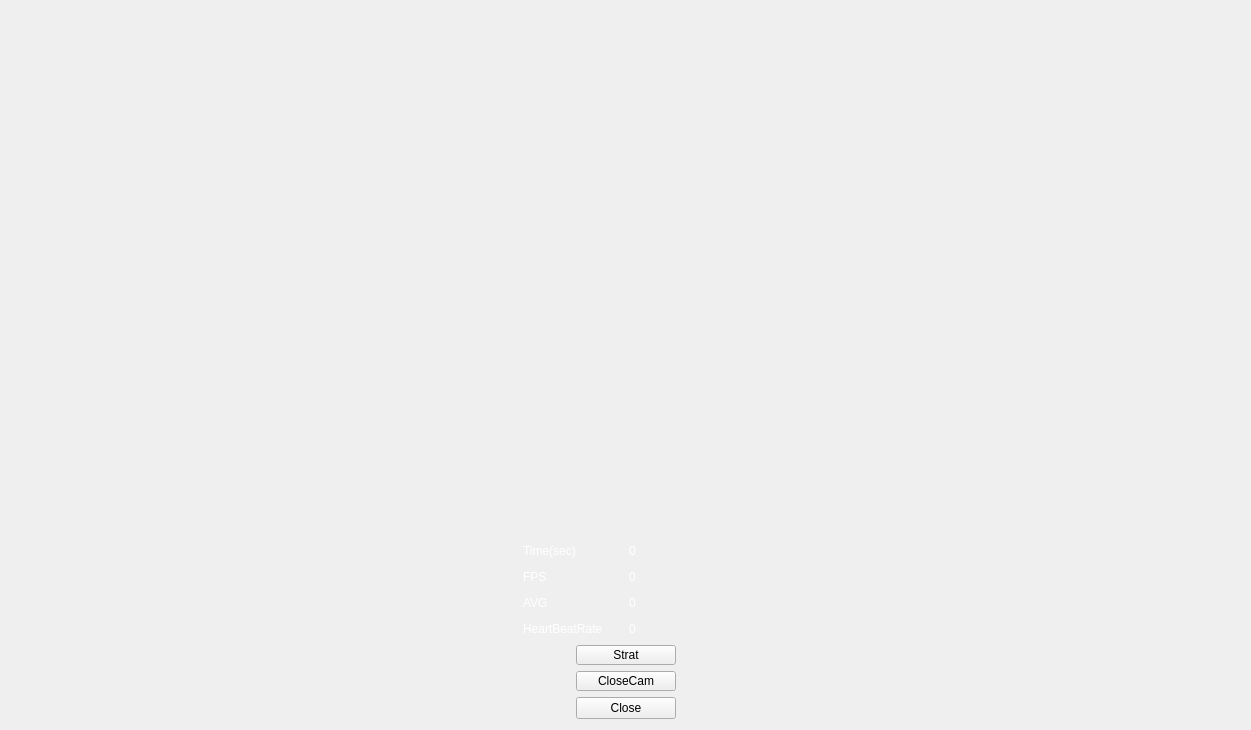
<?xml version="1.0" encoding="UTF-8"?>
<ui version="4.0">
 <class>mainThread</class>
 <widget class="QWidget" name="mainThread">
  <property name="geometry">
   <rect>
    <x>0</x>
    <y>0</y>
    <width>1251</width>
    <height>730</height>
   </rect>
  </property>
  <property name="windowTitle">
   <string>mainThread</string>
  </property>
  <layout class="QGridLayout" name="gridLayout_8">
   <item row="1" column="0">
    <layout class="QGridLayout" name="gridLayout_23">
     <item row="3" column="1">
      <widget class="QPushButton" name="Close">
       <property name="sizePolicy">
        <sizepolicy hsizetype="Fixed" vsizetype="Fixed">
         <horstretch>0</horstretch>
         <verstretch>0</verstretch>
        </sizepolicy>
       </property>
       <property name="minimumSize">
        <size>
         <width>100</width>
         <height>20</height>
        </size>
       </property>
       <property name="maximumSize">
        <size>
         <width>100</width>
         <height>16777215</height>
        </size>
       </property>
       <property name="styleSheet">
        <string notr="true">font: 75 12pt &quot;Agency FB&quot;;</string>
       </property>
       <property name="text">
        <string>Close</string>
       </property>
      </widget>
     </item>
     <item row="0" column="0" colspan="3">
      <layout class="QGridLayout" name="gridLayout_24">
       <item row="1" column="1">
        <widget class="QLabel" name="FPSL">
         <property name="sizePolicy">
          <sizepolicy hsizetype="Fixed" vsizetype="Fixed">
           <horstretch>0</horstretch>
           <verstretch>0</verstretch>
          </sizepolicy>
         </property>
         <property name="minimumSize">
          <size>
           <width>100</width>
           <height>20</height>
          </size>
         </property>
         <property name="maximumSize">
          <size>
           <width>100</width>
           <height>20</height>
          </size>
         </property>
         <property name="styleSheet">
          <string notr="true">color: rgb(255, 255, 255);
font: 75 12pt &quot;Agency FB&quot;;
font: 12pt &quot;Agency FB&quot;;</string>
         </property>
         <property name="text">
          <string>FPS</string>
         </property>
        </widget>
       </item>
       <item row="1" column="2">
        <widget class="QLabel" name="fps">
         <property name="sizePolicy">
          <sizepolicy hsizetype="Fixed" vsizetype="Fixed">
           <horstretch>0</horstretch>
           <verstretch>0</verstretch>
          </sizepolicy>
         </property>
         <property name="minimumSize">
          <size>
           <width>100</width>
           <height>20</height>
          </size>
         </property>
         <property name="maximumSize">
          <size>
           <width>100</width>
           <height>20</height>
          </size>
         </property>
         <property name="styleSheet">
          <string notr="true">color: rgb(255, 255, 255);
font: 75 12pt &quot;Agency FB&quot;;
font: 12pt &quot;Agency FB&quot;;</string>
         </property>
         <property name="text">
          <string>0</string>
         </property>
        </widget>
       </item>
       <item row="2" column="2">
        <widget class="QLabel" name="avg">
         <property name="sizePolicy">
          <sizepolicy hsizetype="Fixed" vsizetype="Fixed">
           <horstretch>0</horstretch>
           <verstretch>0</verstretch>
          </sizepolicy>
         </property>
         <property name="minimumSize">
          <size>
           <width>100</width>
           <height>20</height>
          </size>
         </property>
         <property name="maximumSize">
          <size>
           <width>100</width>
           <height>20</height>
          </size>
         </property>
         <property name="styleSheet">
          <string notr="true">color: rgb(255, 255, 255);
font: 75 12pt &quot;Agency FB&quot;;
font: 75 9pt &quot;Agency FB&quot;;
font: 12pt &quot;Agency FB&quot;;</string>
         </property>
         <property name="text">
          <string>0</string>
         </property>
        </widget>
       </item>
       <item row="1" column="3">
        <spacer name="horizontalSpacer_4">
         <property name="orientation">
          <enum>Qt::Horizontal</enum>
         </property>
         <property name="sizeHint" stdset="0">
          <size>
           <width>40</width>
           <height>20</height>
          </size>
         </property>
        </spacer>
       </item>
       <item row="1" column="0">
        <spacer name="horizontalSpacer_3">
         <property name="orientation">
          <enum>Qt::Horizontal</enum>
         </property>
         <property name="sizeHint" stdset="0">
          <size>
           <width>40</width>
           <height>20</height>
          </size>
         </property>
        </spacer>
       </item>
       <item row="0" column="2">
        <widget class="QLabel" name="Sec">
         <property name="sizePolicy">
          <sizepolicy hsizetype="Fixed" vsizetype="Fixed">
           <horstretch>0</horstretch>
           <verstretch>0</verstretch>
          </sizepolicy>
         </property>
         <property name="minimumSize">
          <size>
           <width>100</width>
           <height>20</height>
          </size>
         </property>
         <property name="maximumSize">
          <size>
           <width>100</width>
           <height>20</height>
          </size>
         </property>
         <property name="styleSheet">
          <string notr="true">color: rgb(255, 255, 255);
font: 75 12pt &quot;Agency FB&quot;;
font: 12pt &quot;Agency FB&quot;;</string>
         </property>
         <property name="text">
          <string>0</string>
         </property>
        </widget>
       </item>
       <item row="0" column="1">
        <widget class="QLabel" name="label_5">
         <property name="sizePolicy">
          <sizepolicy hsizetype="Fixed" vsizetype="Fixed">
           <horstretch>0</horstretch>
           <verstretch>0</verstretch>
          </sizepolicy>
         </property>
         <property name="minimumSize">
          <size>
           <width>100</width>
           <height>20</height>
          </size>
         </property>
         <property name="maximumSize">
          <size>
           <width>100</width>
           <height>20</height>
          </size>
         </property>
         <property name="styleSheet">
          <string notr="true">color: rgb(255, 255, 255);
font: 75 12pt &quot;Agency FB&quot;;
font: 12pt &quot;Agency FB&quot;;</string>
         </property>
         <property name="text">
          <string>Time(sec)</string>
         </property>
        </widget>
       </item>
       <item row="2" column="1">
        <widget class="QLabel" name="label_3">
         <property name="sizePolicy">
          <sizepolicy hsizetype="Fixed" vsizetype="Fixed">
           <horstretch>0</horstretch>
           <verstretch>0</verstretch>
          </sizepolicy>
         </property>
         <property name="minimumSize">
          <size>
           <width>100</width>
           <height>20</height>
          </size>
         </property>
         <property name="maximumSize">
          <size>
           <width>100</width>
           <height>20</height>
          </size>
         </property>
         <property name="styleSheet">
          <string notr="true">color: rgb(255, 255, 255);
font: 75 12pt &quot;Agency FB&quot;;
font: 12pt &quot;Agency FB&quot;;</string>
         </property>
         <property name="text">
          <string>AVG</string>
         </property>
        </widget>
       </item>
       <item row="3" column="1">
        <widget class="QLabel" name="label">
         <property name="sizePolicy">
          <sizepolicy hsizetype="Fixed" vsizetype="Fixed">
           <horstretch>0</horstretch>
           <verstretch>0</verstretch>
          </sizepolicy>
         </property>
         <property name="minimumSize">
          <size>
           <width>100</width>
           <height>20</height>
          </size>
         </property>
         <property name="maximumSize">
          <size>
           <width>100</width>
           <height>20</height>
          </size>
         </property>
         <property name="styleSheet">
          <string notr="true">color: rgb(255, 255, 255);
font: 75 12pt &quot;Agency FB&quot;;
font: 12pt &quot;Agency FB&quot;;</string>
         </property>
         <property name="text">
          <string>HeartBeatRate</string>
         </property>
        </widget>
       </item>
       <item row="3" column="2">
        <widget class="QLabel" name="heart">
         <property name="sizePolicy">
          <sizepolicy hsizetype="Fixed" vsizetype="Fixed">
           <horstretch>0</horstretch>
           <verstretch>0</verstretch>
          </sizepolicy>
         </property>
         <property name="minimumSize">
          <size>
           <width>100</width>
           <height>20</height>
          </size>
         </property>
         <property name="maximumSize">
          <size>
           <width>100</width>
           <height>20</height>
          </size>
         </property>
         <property name="styleSheet">
          <string notr="true">color: rgb(255, 255, 255);
font: 75 12pt &quot;Agency FB&quot;;</string>
         </property>
         <property name="text">
          <string>0</string>
         </property>
        </widget>
       </item>
      </layout>
     </item>
     <item row="2" column="2">
      <spacer name="horizontalSpacer_6">
       <property name="orientation">
        <enum>Qt::Horizontal</enum>
       </property>
       <property name="sizeHint" stdset="0">
        <size>
         <width>40</width>
         <height>20</height>
        </size>
       </property>
      </spacer>
     </item>
     <item row="2" column="1">
      <widget class="QPushButton" name="CloseCam">
       <property name="sizePolicy">
        <sizepolicy hsizetype="Fixed" vsizetype="Fixed">
         <horstretch>0</horstretch>
         <verstretch>0</verstretch>
        </sizepolicy>
       </property>
       <property name="minimumSize">
        <size>
         <width>100</width>
         <height>20</height>
        </size>
       </property>
       <property name="maximumSize">
        <size>
         <width>100</width>
         <height>20</height>
        </size>
       </property>
       <property name="styleSheet">
        <string notr="true">font: 75 12pt &quot;Agency FB&quot;;</string>
       </property>
       <property name="text">
        <string>CloseCam</string>
       </property>
      </widget>
     </item>
     <item row="1" column="1">
      <widget class="QPushButton" name="Start">
       <property name="sizePolicy">
        <sizepolicy hsizetype="Fixed" vsizetype="Fixed">
         <horstretch>0</horstretch>
         <verstretch>0</verstretch>
        </sizepolicy>
       </property>
       <property name="minimumSize">
        <size>
         <width>100</width>
         <height>20</height>
        </size>
       </property>
       <property name="maximumSize">
        <size>
         <width>100</width>
         <height>20</height>
        </size>
       </property>
       <property name="styleSheet">
        <string notr="true">font: 75 12pt &quot;Agency FB&quot;;</string>
       </property>
       <property name="text">
        <string>Strat</string>
       </property>
      </widget>
     </item>
     <item row="2" column="0">
      <spacer name="horizontalSpacer_5">
       <property name="orientation">
        <enum>Qt::Horizontal</enum>
       </property>
       <property name="sizeHint" stdset="0">
        <size>
         <width>40</width>
         <height>20</height>
        </size>
       </property>
      </spacer>
     </item>
    </layout>
   </item>
   <item row="0" column="0">
    <layout class="QGridLayout" name="gridLayout_3">
     <item row="0" column="3">
      <widget class="QCustomPlot" name="Plot" native="true">
       <property name="sizePolicy">
        <sizepolicy hsizetype="Expanding" vsizetype="Expanding">
         <horstretch>0</horstretch>
         <verstretch>0</verstretch>
        </sizepolicy>
       </property>
      </widget>
     </item>
     <item row="0" column="0">
      <layout class="QGridLayout" name="gridLayout_11">
       <item row="0" column="0">
        <widget class="QLabel" name="Pic">
         <property name="sizePolicy">
          <sizepolicy hsizetype="Expanding" vsizetype="Expanding">
           <horstretch>0</horstretch>
           <verstretch>0</verstretch>
          </sizepolicy>
         </property>
         <property name="minimumSize">
          <size>
           <width>100</width>
           <height>100</height>
          </size>
         </property>
         <property name="text">
          <string/>
         </property>
        </widget>
       </item>
      </layout>
     </item>
     <item row="0" column="4">
      <layout class="QGridLayout" name="gridLayout_22"/>
     </item>
     <item row="0" column="1">
      <spacer name="horizontalSpacer">
       <property name="orientation">
        <enum>Qt::Horizontal</enum>
       </property>
       <property name="sizeType">
        <enum>QSizePolicy::Fixed</enum>
       </property>
       <property name="sizeHint" stdset="0">
        <size>
         <width>20</width>
         <height>20</height>
        </size>
       </property>
      </spacer>
     </item>
     <item row="0" column="2">
      <spacer name="horizontalSpacer_2">
       <property name="orientation">
        <enum>Qt::Horizontal</enum>
       </property>
       <property name="sizeType">
        <enum>QSizePolicy::Fixed</enum>
       </property>
       <property name="sizeHint" stdset="0">
        <size>
         <width>20</width>
         <height>20</height>
        </size>
       </property>
      </spacer>
     </item>
    </layout>
   </item>
  </layout>
 </widget>
 <layoutdefault spacing="6" margin="11"/>
 <customwidgets>
  <customwidget>
   <class>QCustomPlot</class>
   <extends>QWidget</extends>
   <header>qcustomplot.h</header>
   <container>1</container>
  </customwidget>
 </customwidgets>
 <resources/>
 <connections/>
</ui>
